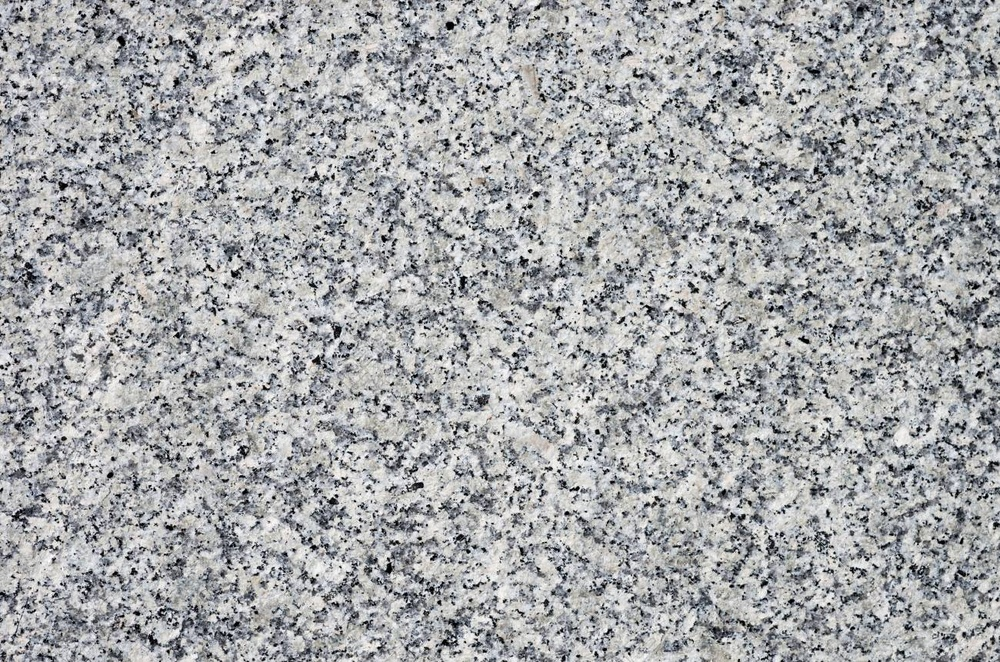
#> input picture grey-granite-background.jpg, 1000 x 662 px, shrunk from 1300 x 861 before the run
$ jupyter execute stone_test.ipynb
#> lines starting #> are read from the running program, lines starting #| are printed output that depends on the picture; after the words box and inside, x2 and y2 are one past the last pixel; in counts of white or black regions, pixels touching at a corner belong together
# Example of image processing for detection of strains on granite stones

[cell 1]
from __future__ import print_function
from ipywidgets import interact, interactive, fixed, interact_manual
import ipywidgets as widgets
import cv2
import numpy as np
from matplotlib import pyplot as plt

plt.rcParams["figure.figsize"] = (15,10)

## Experiment 1: Using a simple average filter.

### Objectives:
- investigate granite texture elimination using 2D filter method.
- evaluate the proposed method's performance against strain intensity.

### Input image (test unit)  parameters:
- 0%,25%,50%,75%,100% of strain intensity

[cell 2]
file_name = ['grey-granite-background.jpg', 'grey-granite-kmutnb-25.jpg', 'grey-granite-kmutnb-50.jpg', 'grey-granite-kmutnb-75.jpg', 'grey-granite-kmutnb-100.jpg']

for i in range(5):
    plt.subplot(2,3,i+1),plt.imshow(cv2.imread(file_name[i],2),cmap='gray'),plt.title(file_name[i])
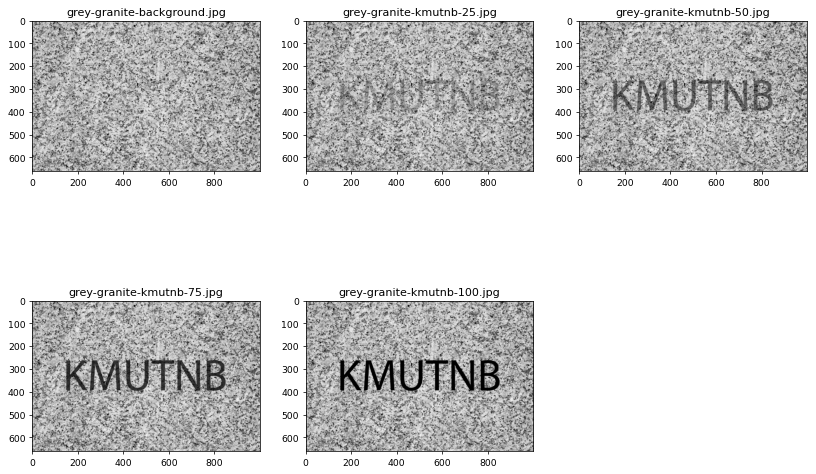
#> figure drawn by matplotlib, 5 panels
#> the sliders are set to file = grey-granite-background.jpg

###  Experimental parameters:
- Average Filter - size: 1..200
- Binarizer - threshold: 0..1

#### 1. Pre-processing: Histotram Equilization

[cell 3]
def f(file):
#> called with file = 'grey-granite-background.jpg'
    img = cv2.imread(file,2)
#> img: shape (662, 1000); min 0, max 255, mean 166.9
    equ = cv2.equalizeHist(img)
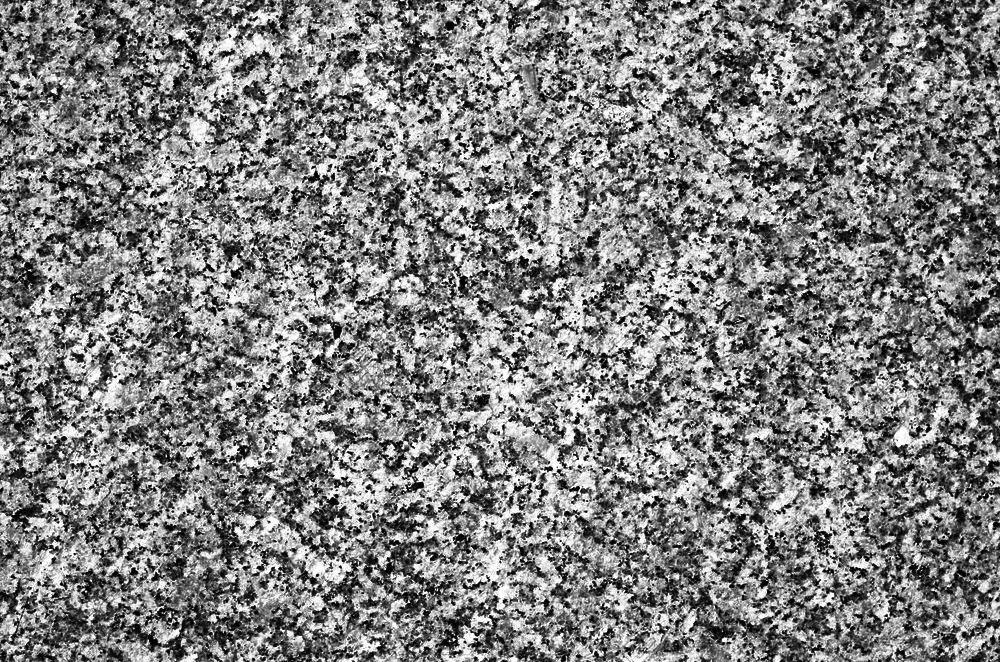
#> equ: shape (662, 1000); min 0, max 255, mean 128.1

    plt.subplot(131),plt.imshow(img,cmap='gray', vmin=0, vmax=255),plt.title(file)
    plt.subplot(132),plt.imshow(equ,cmap='gray', vmin=0, vmax=255),plt.title('Histogram Equalized')

interact(f, file=file_name)
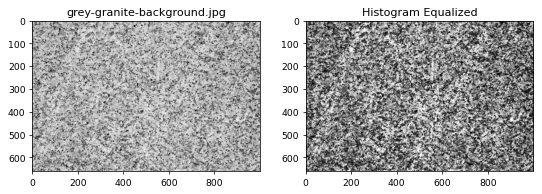
#> figure drawn by matplotlib, 2 panels
#> the sliders are set to file = grey-granite-background.jpg, hist_eq = True, size = 100

#### 2. 2D Average filter

[cell 4]
def img_filter(file, hist_eq, size=40):

#> called with file = 'grey-granite-background.jpg', hist_eq = True, size = 100
    img = cv2.imread(file,2)
    if hist_eq:
        equ = cv2.equalizeHist(img)
    else:
        equ = img

    kernel = np.ones((size,size),np.float32)/(size*size)
    dst = cv2.filter2D(equ,-1,kernel)
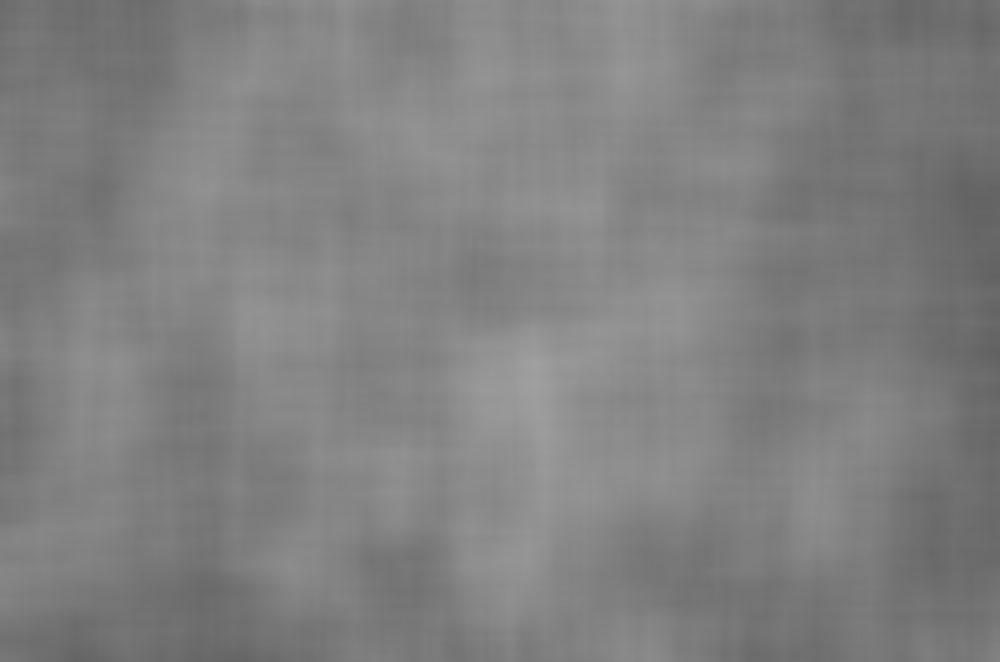
#> dst: shape (662, 1000); min 98, max 159, mean 128.1
#> the sliders are set to file = grey-granite-background.jpg, size = 100, t = 0.5
    plt.subplot(131),plt.imshow(dst,cmap='gray', vmin=0, vmax=255),plt.title('Averaging')

interact(img_filter,file=file_name, hist_eq=True, size=(1,200,1));

#### 3. Binary Imaging

[cell 5]
def binarize(file,size=40,t=0.4):

#> called with file = 'grey-granite-background.jpg', size = 100, t = 0.5
    img = cv2.imread(file,2)
    equ = cv2.equalizeHist(img)

    kernel = np.ones((size,size),np.float32)/(size*size)
    dst = cv2.filter2D(equ,-1,kernel)

    binary_img = (dst>=t*255)*1
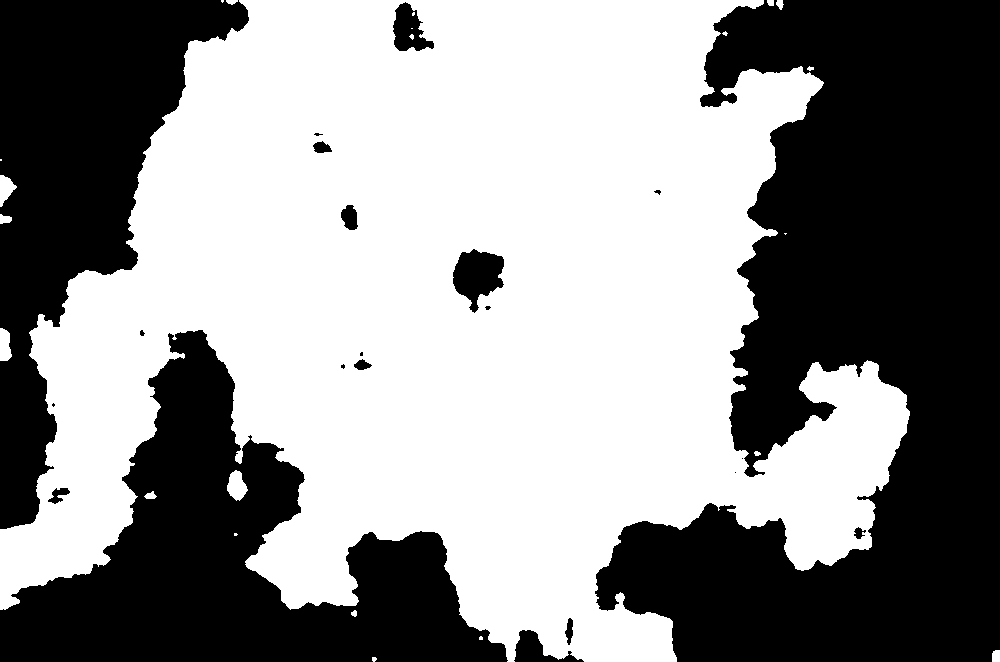
#> binary_img: shape (662, 1000) int64; values 0 (black) and 1 (white), 55.9% white; 21 black regions (7 under 20 px), largest, box (x1, y1, x2, y2) and area: (595, 0, 1000, 662) 161606, (0, 330, 508, 662) 68924, (0, 0, 249, 529) 56513

    plt.subplot(131),plt.imshow(img,cmap='gray', vmin=0, vmax=255),plt.title(file)
    plt.subplot(132),plt.imshow(dst,cmap='gray', vmin=0, vmax=255),plt.title('Averaging')
    plt.subplot(133),plt.imshow(binary_img),plt.title('Binary')
    plt.show()

interact(binarize,file=file_name, size=(1,200,1), t=(0,1,0.01));
